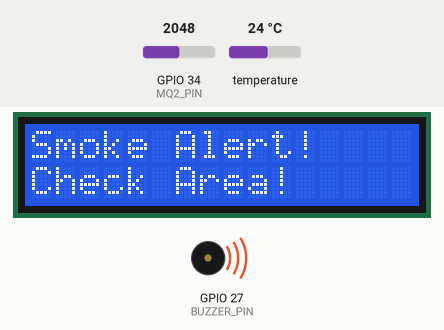
Recording of a sketch running on a simulated ESP32. On the bench: 16×2 character LCD, buzzer (waves = sounding, pin HIGH). The inputs (shaded band) are chosen by the test bench; at power-on: GPIO 34 (MQ2_PIN) = 2048, temperature 24 °C. WiFi joins after 1.5 s; servers stay silent unless stated; what the sketch prints to the serial monitor is not drawn.

Above: at 7.3 s.
7.4 s: GPIO 34 (MQ2_PIN) set to 857
9.8 s: GPIO 34 (MQ2_PIN) set to 768
At 11.8 s:
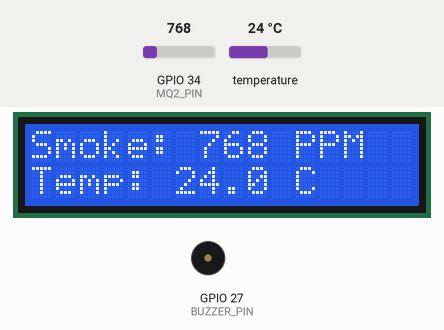
12.1 s: temperature set to 12 °C
At 13.4 s:
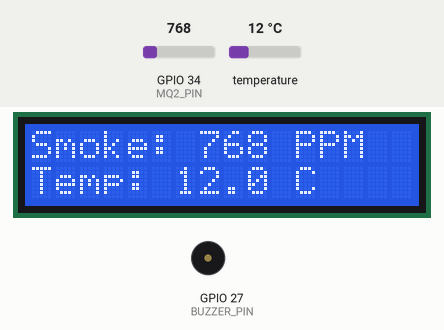
14.1 s: temperature set to 19 °C
At 15.0 s:
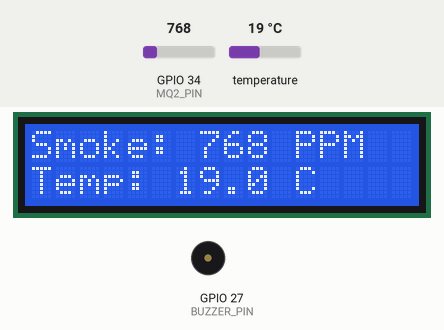
16.1 s: temperature set to 28 °C
At 17.7 s:
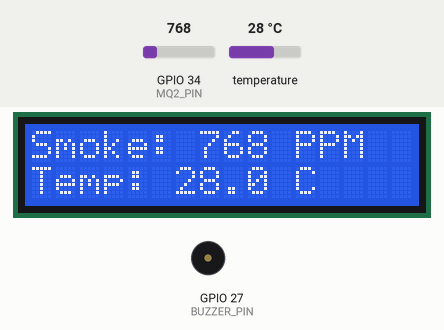
18.1 s: GPIO 34 (MQ2_PIN) set to 491
At 19.2 s:
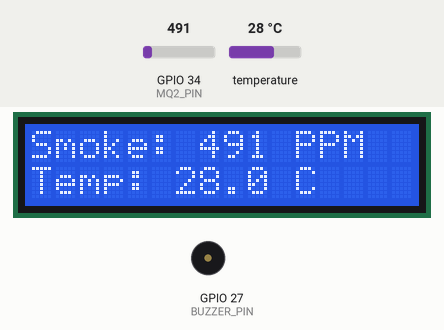
Timing chart, 0 to 21.1 s (numbered marks = the images above; inputs shaded):
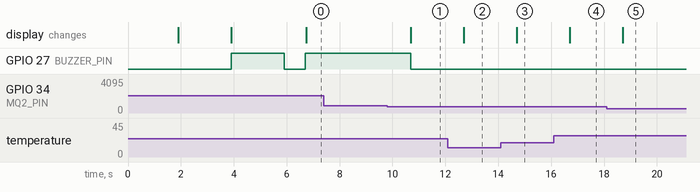

Measured:
- the behaviour switches between 801 and 800 on GPIO 34 (MQ2_PIN) (found by bisection; images 0 and 1)
- after the input at 7.4 s, every drawn part: stays the same
- after the input at 9.8 s, GPIO 27 (BUZZER_PIN): HIGH → LOW after 0.90 s; the display: changes after 0.90 s (image 1)
- after the input at 12.1 s, the display: changes after 0.60 s (image 2)
- after the input at 14.1 s, the display: changes after 0.60 s (image 3)
- after the input at 16.1 s, the display: changes after 0.60 s (image 4)
- after the input at 18.1 s, the display: changes after 0.60 s (image 5)

The sketch:

esp32code.ino
```cpp
#define BLYNK_PRINT Serial
#define BLYNK_TEMPLATE_ID "   "
#define BLYNK_TEMPLATE_NAME "   "
#define BLYNK_AUTH_TOKEN "   "

#include <Wire.h>
#include <WiFiClient.h>
#include <LiquidCrystal_I2C.h>
#include <OneWire.h>
#include <DallasTemperature.h>
#include <WiFi.h>
#include <BlynkSimpleEsp32.h>

BlynkTimer timer;

//LCD setup
LiquidCrystal_I2C lcd(0x27, 16, 2);

//DS18B20 setup
#define ONE_WIRE_BUS 13
OneWire oneWire(ONE_WIRE_BUS);
DallasTemperature sensors(&oneWire);

//MQ2 setup
#define MQ2_PIN 34

// Buzzer setup
#define BUZZER_PIN 27

// Thresholds
const int SMOKE_THRESHOLD = 800;
const float TEMP_THRESHOLD = 30.0;

//Blynk setup
char auth[] = BLYNK_AUTH_TOKEN;
char ssid[] = "   ";
char pass[] = "   ";
String Message = "Smoke Alert";

//Timing variables
unsigned long previousMillis = 0;
const long interval = 2000;

void sendSensorData() {
  //Read temperature
  sensors.requestTemperatures();
  float temperature = sensors.getTempCByIndex(0);
  Serial.print("Temperature: ");
  Serial.println(temperature);

  //Read smoke level
  int smokeLevel = analogRead(MQ2_PIN);
  Serial.print("Smoke Level:");
  Serial.println(smokeLevel);

  //Display on LCD
  lcd.setCursor(0, 0);
  lcd.print("Smoke: ");
  lcd.print(smokeLevel);
  lcd.print(" PPM     ");
  lcd.setCursor(0, 1);
  lcd.print("Temp: ");
  lcd.print(temperature, 1);
  lcd.print(" C       ");

  //Send data to Blynk
  Blynk.virtualWrite(V0, smokeLevel);
  Blynk.virtualWrite(V1, temperature);

  //Check thresholds
  if (smokeLevel > SMOKE_THRESHOLD || temperature > TEMP_THRESHOLD){
    digitalWrite(BUZZER_PIN, HIGH);
    lcd.clear();
    lcd.setCursor(0, 0);
    lcd.print("Smoke Alert!");
    lcd.setCursor(0, 1);
    lcd.print("Check Area!");
    Blynk.logEvent("smoke_alert");
    Blynk.logEvent("temperature _alert");
  } else {
    digitalWrite(BUZZER_PIN, LOW);
    lcd.setCursor(0, 0);
    lcd.setCursor(0, 1);
  }
}


void setup() {
  Serial.begin(115200);

  lcd.init();
  lcd.backlight();
  lcd.print("Initializing...");

  sensors.begin();

  pinMode(BUZZER_PIN, OUTPUT);
  digitalWrite(BUZZER_PIN, LOW);

  Blynk.begin(auth, ssid, pass);
  timer.setInterval(2000L, sendSensorData);

  lcd.setCursor(0,1);
  lcd.print("Ready");
  delay(2000);
  lcd.clear();

  digitalWrite(BUZZER_PIN, HIGH);
  delay(2000);
  digitalWrite(BUZZER_PIN, LOW);

}

void loop() {
  Blynk.run();
  timer.run();

}
```
